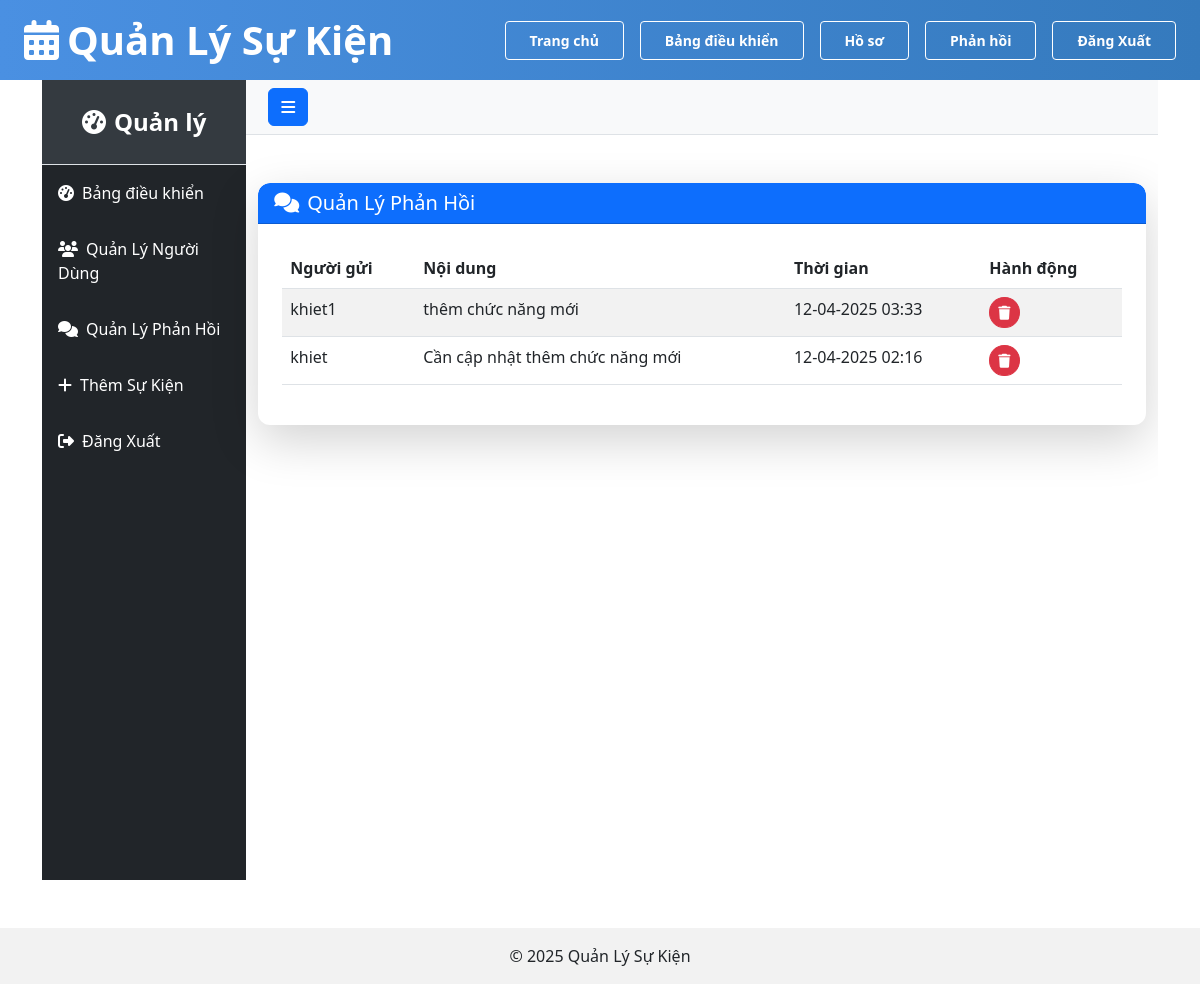
Screenshot of /?controller=feedback&action=index (signed in) with the database file from the repository.
### tables this page shows
CREATE TABLE `feedbacks` (
  `id` int(11) NOT NULL,
  `user_id` int(11) NOT NULL,
  `content` text NOT NULL,
  `created_at` timestamp NOT NULL DEFAULT current_timestamp(),
  `is_read` tinyint(4) DEFAULT 0
);

CREATE TABLE `users` (
  `id` int(11) NOT NULL,
  `username` varchar(255) NOT NULL,
  `email` varchar(255) NOT NULL,
  `password` varchar(255) NOT NULL,
  `role` enum('admin','user') DEFAULT 'user'
);

### app/controllers/FeedbackController.php (called while the page is built, shortened)
<?php
class FeedbackController {
    private $feedback;
    public function __construct() {
        require_once ROOT . '/app/models/Feedback.php';
        $this->feedback = new Feedback();
    }
    public function index() {
        $feedbacks = $this->feedback->getAll();
        require_once ROOT . '/app/views/feedbacks/index.php';
    }
}
?>

### app/models/Feedback.php (called while the page is built, shortened)
<?php
class Feedback {
    private $pdo;
    public function __construct() {
        global $pdo;
        $this->pdo = $pdo;
    }
    public function getAll() {
        $stmt = $this->pdo->query("
            SELECT f.*, u.username
            FROM feedbacks f
            LEFT JOIN users u ON f.user_id = u.id
            ORDER BY f.created_at DESC
        ");
        return $stmt->fetchAll(PDO::FETCH_ASSOC);
    }
}
?>

### app/views/feedbacks/index.php (the view, shortened to what this page needs)
<?php require_once ROOT . '/app/views/layouts/header.php'; ?>
<div class="d-flex" id="wrapper">
    <?php require_once ROOT . '/app/views/layouts/sidebar.php'; ?>
    <div id="page-content-wrapper">
        <nav class="navbar navbar-light bg-light border-bottom">
            <div class="container-fluid">
                <button class="btn btn-primary" id="sidebarToggle">
                    <i class="fas fa-bars"></i>
                </button>
            </div>
        </nav>
        <div class="container-fluid py-5">
            <div class="card border-0 shadow-lg rounded-4">
                <div class="card-header bg-primary text-white rounded-top-4">
                    <h2 class="card-title mb-0"><i class="fas fa-comments me-2"></i>Quản Lý Phản Hồi</h2>
                </div>
                <div class="card-body p-4">
                    <?php if(empty($feedbacks)): ?>
                        <div class="text-center py-5">
                            <i class="fas fa-comment-slash fa-4x mb-3 text-secondary"></i>
                            <p class="fs-5 mb-0">Chưa có phản hồi nào</p>
                        </div>
                    <?php else: ?>
                        <table class="table table-striped">
                            <thead>
                                <tr>
                                    <th>Người gửi</th>
                                    <th>Nội dung</th>
                                    <th>Thời gian</th>
                                    <th>Hành động</th>
                                </tr>
                            </thead>
                            <tbody>
                                <?php foreach ($feedbacks as $feedback): ?>
                                    <tr>
                                        <td><?= htmlspecialchars($feedback['username'] ?? 'Không xác định') ?></td>
                                        <td><?= htmlspecialchars($feedback['content']) ?></td>
                                        <td><?= date('d-m-Y H:i', strtotime($feedback['created_at'])) ?></td>
                                        <td>
                                            <a href="?controller=feedback&action=delete&id=<?= $feedback['id'] ?>"
                                               class="btn btn-sm btn-danger rounded-circle"
                                               onclick="return confirm('Bạn có chắc muốn xóa phản hồi này?')">
                                                <i class="fas fa-trash"></i>
                                            </a>
                                        </td>
                                    </tr>
                                <?php endforeach; ?>
                            </tbody>
                        </table>
                    <?php endif; ?>
                </div>
            </div>
        </div>
    </div>
</div>
<?php require_once ROOT . '/app/views/layouts/footer.php'; ?>

### public/css/style.css (style rules this page uses)
:root { --primary-color: #4361ee; --primary-hover: #3a56d4; --secondary-color: #6c757d; --secondary-hover: #5a6268; --success-color: #10b981; --success-hover: #0ea271; --text-color: #333; --text-light: #4a5568; --bg-color: #f8f9fa; --card-bg: #ffffff; --border-color: #e2e8f0; --shadow-sm: 0 2px 10px rgba(0, 0, 0, 0.05); --shadow-md: 0 5px 15px rgba(0, 0, 0, 0.05); --shadow-lg: 0 8px 20px rgba(0, 0, 0, 0.1); --transition: all 0.3s ease; }
* { box-sizing: border-box; margin: 0; padding: 0; }
body { font-family: 'Poppins', -apple-system, BlinkMacSystemFont, 'Segoe UI', sans-serif; background-color: var(--bg-color); color: var(--text-color); line-height: 1.6; -webkit-font-smoothing: antialiased; -moz-osx-font-smoothing: grayscale; }
a { text-decoration: none; color: inherit; }
.card { background: var(--card-bg); border-radius: 12px; box-shadow: var(--shadow-md); overflow: hidden; transition: var(--transition); }
.card-header { padding: 1.5rem; border-bottom: 1px solid var(--border-color); }
.card-body { padding: 1.5rem; }
.card-title { font-size: 1.25rem; margin-bottom: 0.75rem; color: var(--text-color); }
.btn { display: inline-flex; align-items: center; justify-content: center; padding: 0.75rem 1.5rem; border-radius: 6px; font-weight: 500; cursor: pointer; transition: var(--transition); border: none; font-size: 0.95rem; gap: 0.5rem; }
.btn-primary { background-color: var(--primary-color); color: white; }

### app/views/layouts/header.php (style rules this page uses)
body { margin: 0; padding: 0; overflow-x: hidden; }

### app/views/feedbacks/index.php (style rules this page uses)
#wrapper { overflow-x: hidden; }
#page-content-wrapper { width: 100%; transition: margin 0.25s ease-out; }
#sidebarToggle { margin-left: 10px; }
.rounded-4 { border-radius: 0.75rem !important; }
.rounded-top-4 { border-top-left-radius: 0.75rem !important; border-top-right-radius: 0.75rem !important; }

### rows the page displays
feedbacks: user.username "khiet1", content "thêm chức năng mới", created_at "12-04-2025 03:33"
feedbacks: user.username "khiet", content "Cần cập nhật thêm chức năng mới", created_at "12-04-2025 02:16"
